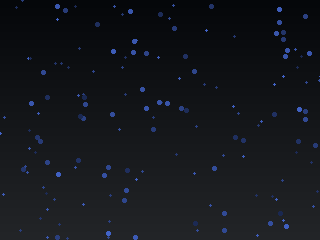
#> input picture automotive_bg.png, 320 x 240 px
$ python convert_image_to_sd.py ../automotive_bg.png out.png 100 100
#> lines starting #> are read from the running program, lines starting #| are printed output that depends on the picture
#!/usr/bin/env python3
"""
Convert image files to RGB565 binary format for ESP32 SD card loading.
Supports common image formats (PNG, JPG, BMP) and converts to the exact
RGB565 format expected by LVGL.
"""

import sys
import os
from PIL import Image
import struct

def rgb888_to_rgb565(r, g, b):
    """Convert RGB888 to RGB565 format"""
    # Convert 8-bit RGB to 5-6-5 bit format
    r565 = (r >> 3) & 0x1F  # 5 bits for red
    g565 = (g >> 2) & 0x3F  # 6 bits for green
    b565 = (b >> 3) & 0x1F  # 5 bits for blue

    # Pack into 16-bit value (little endian)
    rgb565 = (r565 << 11) | (g565 << 5) | b565
    return rgb565

def convert_image_to_rgb565_binary(input_path, output_path, target_width=240, target_height=320):
    """Convert image to RGB565 binary format"""
#> called with input_path = '../automotive_bg.png', output_path = 'out.png', target_width = 100, target_height = 100

    try:
        # Open and resize image
        img = Image.open(input_path)
#> img is the input picture: PIL image 320x240 RGB; mean R, G, B 20.1, 22.6, 27.1
        print(f"Original image size: {img.size}")
#| Original image size: (320, 240)

        # Convert to RGB mode if needed
        if img.mode != 'RGB':
            img = img.convert('RGB')

        # Resize to target dimensions
        img = img.resize((target_width, target_height), Image.Resampling.LANCZOS)
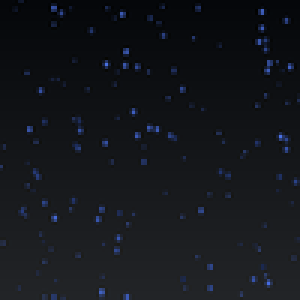
#> img: PIL image 100x100 RGB (shown 3 times larger); mean R, G, B 20.1, 22.6, 27.1
        print(f"Resized to: {img.size}")
#| Resized to: (100, 100)

        # Convert to RGB565 binary data
        rgb565_data = bytearray()

        for y in range(target_height):
            for x in range(target_width):
                r, g, b = img.getpixel((x, y))
                rgb565 = rgb888_to_rgb565(r, g, b)

                # Pack as little-endian 16-bit value
                rgb565_data.extend(struct.pack('<H', rgb565))

        # Write binary file
        with open(output_path, 'wb') as f:
            f.write(rgb565_data)

        print(f"✅ Converted {input_path} to {output_path}")
        print(f"📊 Output size: {len(rgb565_data)} bytes ({target_width}x{target_height} RGB565)")
#| 📊 Output size: 20000 bytes (100x100 RGB565)
        print(f"💾 Copy {output_path} to your SD card as 'background.bin'")

        return True

    except Exception as e:
        print(f"❌ Error converting image: {e}")
        return False

def main():
    if len(sys.argv) < 2:
        print("Usage: python convert_image_to_sd.py <input_image> [output_file] [width] [height]")
        print("Example: python convert_image_to_sd.py my_background.png background.bin 240 320")
        sys.exit(1)

    input_path = sys.argv[1]
    output_path = sys.argv[2] if len(sys.argv) > 2 else "background.bin"
    width = int(sys.argv[3]) if len(sys.argv) > 3 else 240
    height = int(sys.argv[4]) if len(sys.argv) > 4 else 320

    if not os.path.exists(input_path):
        print(f"❌ Input file not found: {input_path}")
        sys.exit(1)

    success = convert_image_to_rgb565_binary(input_path, output_path, width, height)
    sys.exit(0 if success else 1)
#> (the program exits here)
